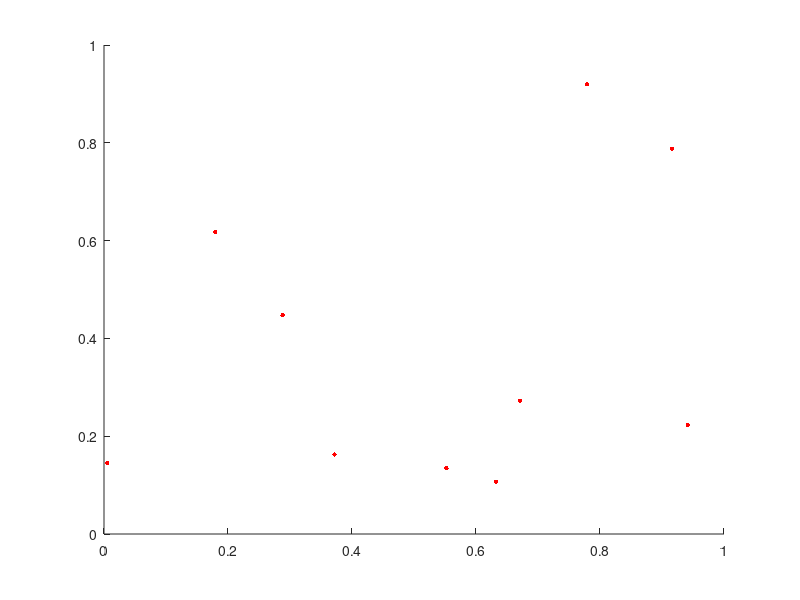

MATLAB code to generate this figure: (Note: this script raises an error after producing the figure.)
% voronoi uisetcolor patch
x = gallery('uniformdata',[1 10],0);
y = gallery('uniformdata',[1 10],1);
[vx,vy]=voronoi(x,y);
scatter(x,y,10,'r','filled')
hold on
n=length(vx);
c = uisetcolor;
h=patch([vx;flipud(vx)],[vy;flipud(vy)],[-ones(2,n);ones(2,n)],c);
view(45,45)